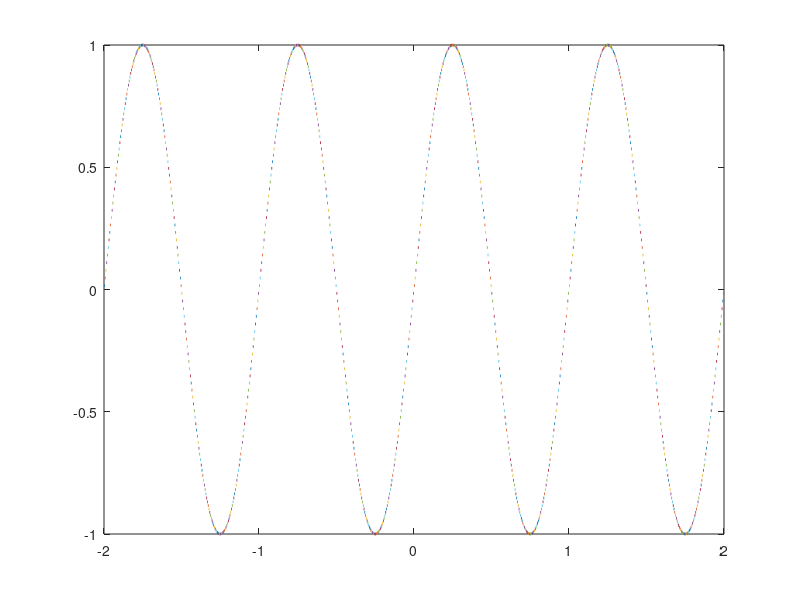

The MATLAB script that drew this image: (Note: this script raises an error after producing the figure.)
% FINITE VOLUME - BURGER's EQUATION
% CENTRAL FLUX 
clearvars; clc; close all;

% number of grid cells
N = 800;
% grid nodes
% x = linspace(-1,1,N+1);
x = linspace(-2,2,N+1);
% cell lenght
dx = x(2:end) - x(1:end-1);
% primitive of initial codition
u_int = -1/(2*pi) * cos(2*pi*x);
% u_int = 0.*(x>0) - x.*(x<0); 
%initialization of average values
u0 = (u_int(2:end)-u_int(1:end-1))./dx;
figure(1);
plot([x(1:end-1); x(2:end)], [u0; u0], 'LineWidth',2);
% grid on; hold on;
% xp = [0:0.01:1]; yp = sin(2*pi*xp);
% plot(xp,yp,'k','LineWidth',1.5);
u = u0 + 0.1;


dt = 0.01;
T = 1;
t_end = 0;

% for final plot
uplot = NaN(N,T/dt);
uplot(:,1) = u';
j = 2;

for t = dt : dt : T
    % Runge-Kutta scheme for the ode du/dt = f(t,u)
    [t,u] = ode45(@ddtFiniteVolume,[0,dt],u);
    u = u(end,:);
    uplot(:,j) = u;
    plot([x(1:end-1); x(2:end)], [u;u], 'k');
    ylim([-1.5,1.5]);
    xlabel('x'); ylabel('u(x,t)'); 
    t_end = t_end + dt;
    title(['Burgers equation at t = ', num2str(t_end)]);
    drawnow;
    j = j + 1;    
end

figure(2)
xplot = x(1) - dx(1)/2 : dx(1) : x(end) - dx(1)/2;
tplot = 0:dt:T;
surf(tplot,xplot,uplot,'EdgeColor','none')
xlabel('t'); ylabel('x'); title('u(x,t)'); colorbar;


function [dudt] = ddtFiniteVolume(t,u)
    N = length(u);
    x = linspace(0,1,N+1);
    dx = x(2:end) - x(1:end-1);
    f = u.^2/2;   %-> bugers flux (modify here for other fluxes)
    dfdu = u;
    % f = u.^2./(u.^2 + (1-u).^2);
    % dfdu = (2.*u.*(u.^2 + (1-u).^2) - u.^2.*(2.*u - 2*(1-u)))/(u.^2 + (1-u).^2).^2;
    %% contant flux reconstruction
    % f_int = (f(1:end-1) + f(2:end))/2;  %constant flux reconstruction
    %% upwind
    speed =  (f(1:end-1) - f(2:end))./ (u(1:end-1) - u(2:end)); % speed of shock if u_left different form u_right
    special_case = abs((u(1:end-1) - u(2:end))) < 1E-8;
    speed(special_case) = dfdu(special_case);
    fL = f(1:end-1);
    fR = f(2:end);
    f_int = fL .* (speed > 0) + fR .* (speed < 0); % upwind
    %% Gudunov
    % ul_gt_ur = u(1:end-1) - u(2:end) > 0;
    % fL = f(1:end-1);
    % fR = f(2:end);
    % f_int = max(fL,fR).* ul_gt_ur + min(fL,fR) .* (~ul_gt_ur);  


    f_int = [0; f_int; 0];
    dudt = (f_int(1:end-1)-f_int(2:end))./dx';
end
